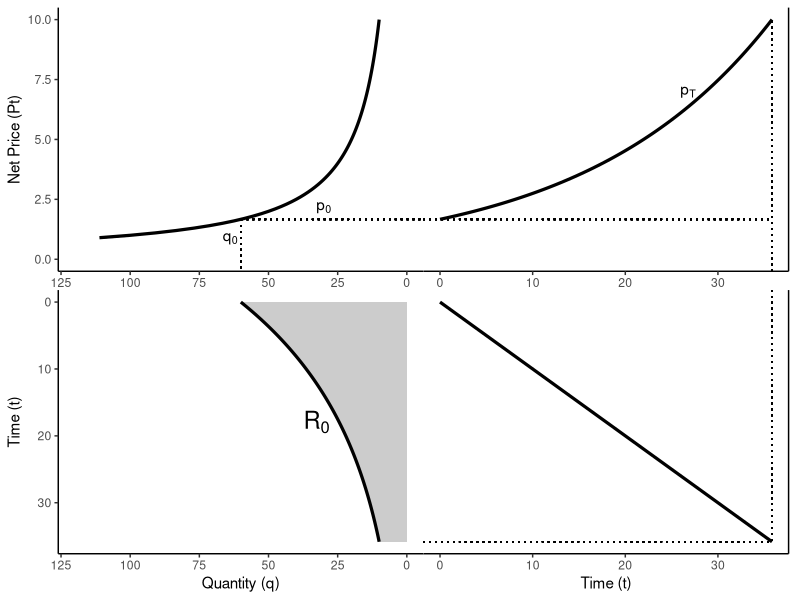
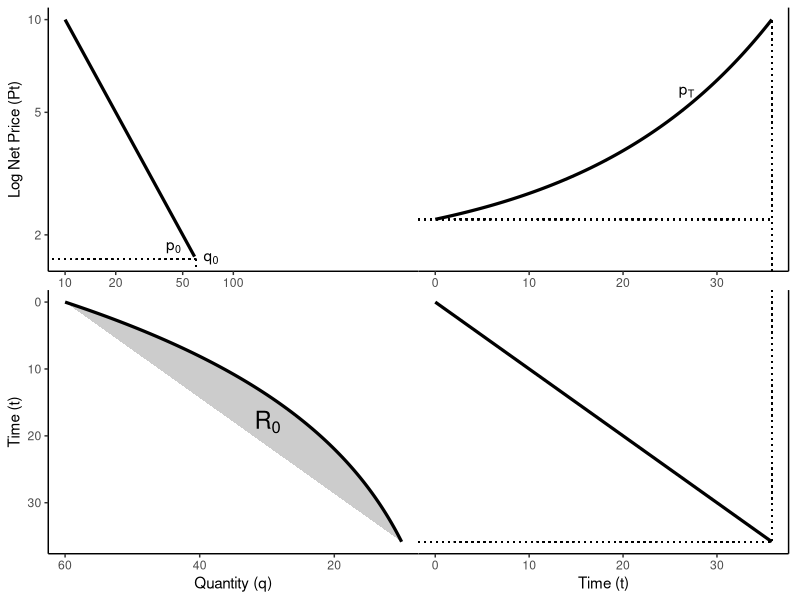

These figures' R source, in order:
# Part 1: Load Libraries and Generate Data
# Installing the necessary libraries
# install.packages("tidyverse")
# install.packages("patchwork")

library(tidyverse)
library(patchwork)

# Step A: Define Model Parameters
r_base <- 0.05    # Baseline interest rate.
# Good range for visualization: 0.01 - 0.20

R0_base <- 1000   # Initial resource stock.
# Good range for visualization: 100 - 10000

pT <- 10          # Choke price (the maximum price).
# Good range for visualization: 5 - 100

A <- 100          # Demand scaling factor (overall size of demand).
# Good range for visualization: 50 - 2000

epsilon <- 1.0    # Price elasticity of demand (controls curve shape).
# Good range for visualization: 0.2 - 2.0

# Step B: Define Core Economic Functions
d_nonlinear <- function(p) A * p^(-epsilon)
stock_root_finder <- function(Tf, r, R) {
  quantity_as_a_function_of_time <- function(t) {
    price_at_t <- pT * exp(-r * (Tf - t))
    return(ifelse(price_at_t <= 0, Inf, d_nonlinear(price_at_t)))
  }
  total_extraction <- integrate(quantity_as_a_function_of_time, lower = 0, upper = Tf)$value
  return(R - total_extraction)
}

# Step C: Solve for the Baseline Path
Tf_base <- uniroot(stock_root_finder, c(1, 200), r = r_base, R = R0_base)$root
time_base <- seq(0, Tf_base, length.out = 100); price_base <- pT * exp(-r_base * (Tf_base - time_base))
quantity_base <- d_nonlinear(price_base)

# Define key points for plotting
p0 <- price_base[1]; q0 <- quantity_base[1]; Tf <- Tf_base

# Create a tidy data frame for the equilibrium path
plot_data <- tibble(
  time = time_base,
  price = price_base,
  quantity = quantity_base
)


# Part 2: Create the Final, Flexible Plotting Function

# This function now combines the logic from V1 and V2
create_gg_plot <- function(log_linear_demand = FALSE) {
  
  # Quadrant 1: Demand Curve (Top-Left)
  # Use an if/else block to create either the standard or log-linear plot
  if (log_linear_demand) {
    # LOG-LINEAR VERSION (from V2)
    log_p_demand <- log(seq(0.1, pT, length.out = 100))
    log_q_demand <- log(d_nonlinear(exp(log_p_demand)))
    log_p0 <- log(p0); log_q0 <- log(q0)
    log_demand_data <- tibble(log_q = log_q_demand, log_p = log_p_demand)
    q_ticks <- c(10, 20, 50, 100); p_ticks <- c(1, 2, 5, 10)
    
    p1 <- ggplot(data = log_demand_data, aes(x = log_q, y = log_p)) +
      geom_line(linewidth = 1.1) + scale_x_reverse() +
      scale_y_continuous(breaks = log(p_ticks), labels = p_ticks, limits = log(c(min(price_base), pT))) +
      scale_x_continuous(breaks = log(q_ticks), labels = q_ticks) +
      geom_segment(aes(x = log_q0, y = log_p0, xend = -Inf, yend = log_p0), linetype = "dotted") +
      geom_segment(aes(x = log_q0, y = log_p0, xend = log_q0, yend = -Inf), linetype = "dotted") +
      annotate("text", x = log_q0, y = log_p0, label = "q[0]", parse = TRUE, vjust = 0.5, hjust = -0.5) +
      annotate("text", x = log_q0, y = log_p0, label = "p[0]", parse = TRUE, vjust = -0.5, hjust = 2) +
      theme_classic() + labs(x = "Log Quantity (q)", y = "Log Net Price (Pt)")
  } else {
    # STANDARD VERSION (from V1)
    p_demand_data <- tibble(price = seq(0.1, pT, length.out = 100), quantity = d_nonlinear(price))
    p1 <- ggplot(data = p_demand_data, aes(x = quantity, y = price)) +
      geom_line(linewidth = 1.1) + scale_x_reverse(limits = c(q0 * 2, 0)) +
      scale_y_continuous(limits = c(0, pT)) +
      geom_segment(aes(x = q0, y = p0, xend = -Inf, yend = p0), linetype = "dotted") +
      geom_segment(aes(x = q0, y = p0, xend = q0, yend = -Inf), linetype = "dotted") +
      annotate("text", x = q0, y = p0 / 2, label = "q[0]", parse = TRUE, hjust = 1.2) +
      annotate("text", x = q0 / 2, y = p0, label = "p[0]", parse = TRUE, vjust = -0.5) +
      theme_classic() + labs(x = "Quantity (q)", y = "Net Price (Pt)")
  }
  
  # Quadrant 2: Price Path (Top-Right)
  p2 <- ggplot(data = plot_data, aes(x = time, y = price)) +
    geom_line(linewidth = 1.1) +
    scale_y_continuous(limits = c(0, pT), position = "right") +
    scale_x_continuous(limits = c(0, Tf)) +
    geom_segment(aes(x = -Inf, y = p0, xend = Tf, yend = p0), linetype = "dotted") +
    geom_segment(aes(x = Tf, y = -Inf, xend = Tf, yend = pT), linetype = "dotted") +
    annotate("text", x = time_base[75], y = price_base[75], label = "p[T]", parse = TRUE, vjust = -0.75) +
    theme_classic() + labs(x = "Time (t)", y = NULL)
  
  # Quadrant 3: Extraction Path (Bottom-Left)
  polygon_data <- tibble(x = c(0, plot_data$quantity, 0), y = c(0, plot_data$time, Tf))
  # Conditional x-limit to match Plot 1
  xlim_q3 <- if (log_linear_demand) rev(range(quantity_base)) else rev(c(0, q0 * 2))
  p3 <- ggplot(data = plot_data, aes(x = quantity, y = time)) +
    geom_polygon(data = polygon_data, aes(x = x, y = y), fill = "gray80") +
    geom_line(linewidth = 1.1) + scale_x_reverse(limits = xlim_q3) +
    scale_y_reverse(limits = c(Tf, 0)) +
    annotate("text", x = mean(plot_data$quantity), y = mean(plot_data$time), label = "R[0]", parse = TRUE, size = 6, hjust = 1) +
    theme_classic() + labs(x = "Quantity (q)", y = "Time (t)")
  
  # Quadrant 4: 45-degree Line (Bottom-Right)
  p4 <- ggplot(data = plot_data, aes(x = time, y = time)) +
    geom_line(linewidth = 1.1) + scale_y_reverse(limits = c(Tf, 0), position = "right") +
    scale_x_continuous(limits = c(0, Tf)) +
    geom_segment(aes(x = -Inf, y = Tf, xend = Tf, yend = Tf), linetype = "dotted") +
    geom_segment(aes(x = Tf, y = -Inf, xend = Tf, yend = Tf), linetype = "dotted") +
    theme_classic() + labs(x = "Time (t)", y = NULL)
  
  # Assemble and Display the Final Figure
  final_plot <- (p1 + theme(axis.title.x = element_blank(), plot.margin = margin(r=0))) + 
    (p2 + theme(axis.title.x = element_blank(), axis.text.y = element_blank(), axis.ticks.y = element_blank(), plot.margin = margin(l=0))) +
    (p3 + theme(plot.margin = margin(r=0))) + 
    (p4 + theme(axis.text.y = element_blank(), axis.ticks.y = element_blank(), plot.margin = margin(l=0))) +
    plot_layout(ncol = 2)
  
  # Print the plot to the device
  print(final_plot)
}


# Part 3: Assemble and Display the Final Figure
# Generate the two plots together, in harmony
create_gg_plot(log_linear_demand = FALSE) # First, the standard plot
create_gg_plot(log_linear_demand = TRUE)  # Second, the log-linear plot